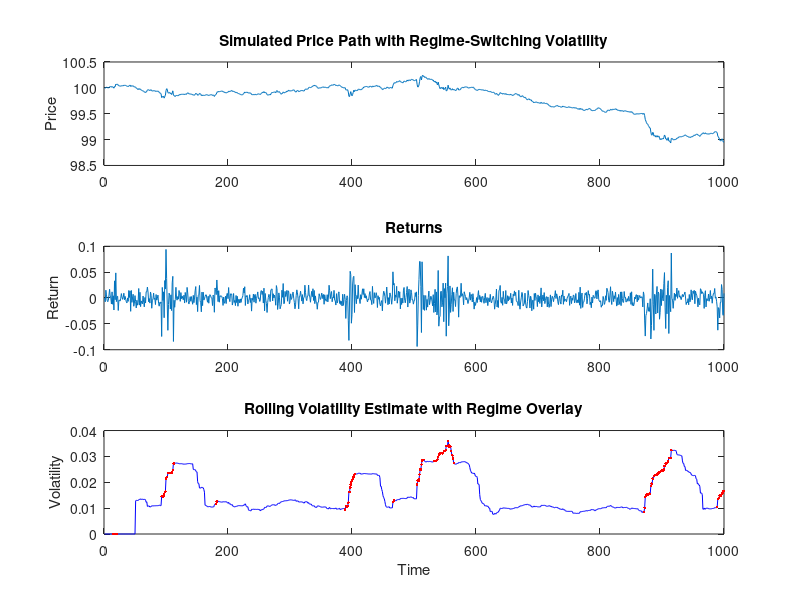

This chart was generated by the following MATLAB code:

% Regime-Switching Volatility Model (No Toolboxes)
% BuyPolar Capital - Volatility Module (MATLAB)

%% Simulate two regimes with different volatility
n = 1000;
sigma_low = 0.01;
sigma_high = 0.04;

regime = zeros(n,1);
state = 1; % start in low vol
rng(1);

for t = 2:n
    if state == 1 && rand < 0.01
        state = 2;
    elseif state == 2 && rand < 0.05
        state = 1;
    end
    regime(t) = state;
end

sigma_series = (regime == 1) * sigma_low + (regime == 2) * sigma_high;
returns = sigma_series .* randn(n,1);
price = 100 + cumsum(returns);

%% Rolling volatility estimate
window = 50;
vol_est = zeros(n,1);
for t = window+1:n
    vol_est(t) = std(returns(t-window:t));
end

%% Plot
if ~exist('plots', 'dir')
    mkdir('plots');
end

figure;
subplot(3,1,1);
plot(price);
title('Simulated Price Path with Regime-Switching Volatility'); ylabel('Price');

subplot(3,1,2);
plot(returns);
title('Returns'); ylabel('Return');

subplot(3,1,3);
plot(vol_est, 'b'); hold on;
plot(find(regime==2), vol_est(regime==2), 'r.');
title('Rolling Volatility Estimate with Regime Overlay'); ylabel('Volatility');
xlabel('Time');

print(gcf, fullfile('plots','regime_switching_volatility'), '-dpdf');

disp('Regime-switching volatility simulation complete.');
